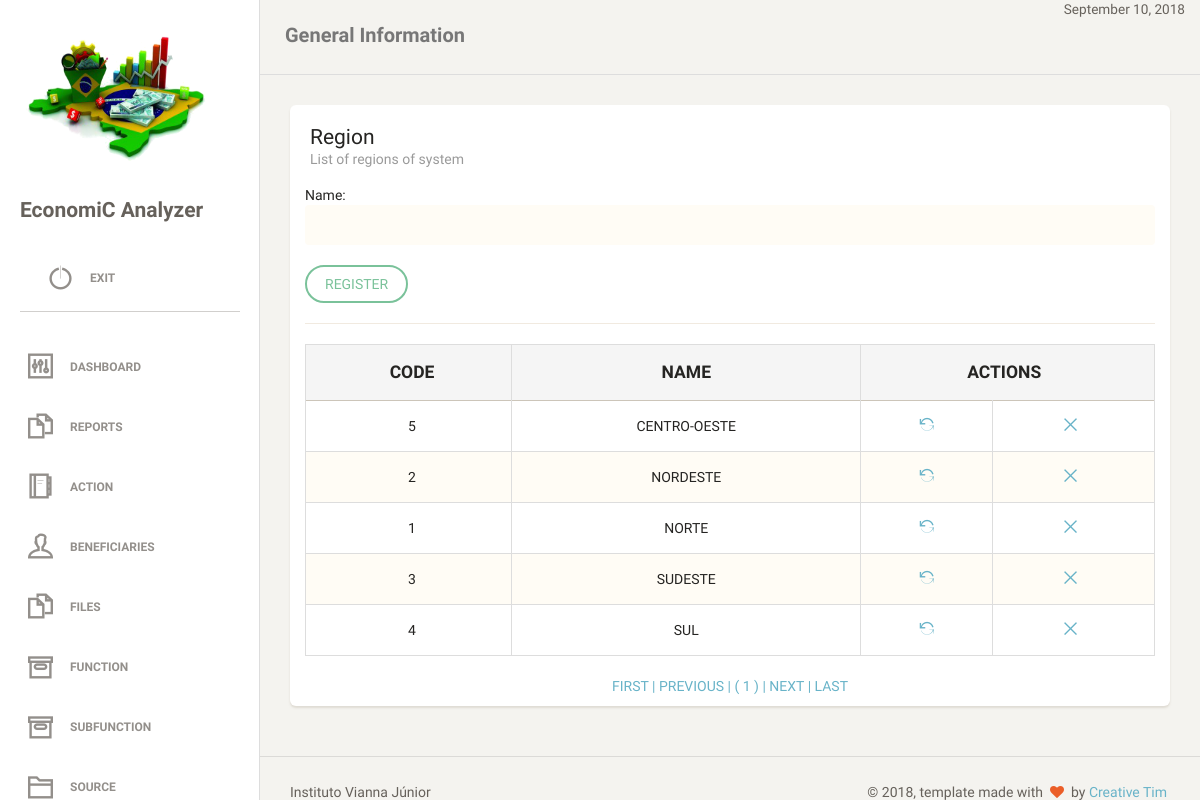
The page /region.php (signed in) on the database its author committed.
### tables this page shows
CREATE TABLE `tb_region` (
  `id_region` int(11) NOT NULL AUTO_INCREMENT,
  `str_name_region` varchar(12) DEFAULT NULL,
  PRIMARY KEY (`id_region`),
  UNIQUE KEY `str_name_region_UNIQUE` (`str_name_region`)
);

### dao/regionDAO.php (the view, shortened to what this page needs)
<?php
require_once "../classes/region.php";
class regionDAO
{
    public function tabelapaginada()
    {
        global $pdo;
        $endereco = $_SERVER ['PHP_SELF'];
        $pagina_atual = (isset($_GET['page']) && is_numeric($_GET['page'])) ? $_GET['page'] : 1;
        $linha_inicial = ($pagina_atual - 1) * QTDE_REGISTROS;
        $sql = "SELECT id_region, str_name_region FROM tb_region LIMIT {$linha_inicial}, " . QTDE_REGISTROS;
        $statement = $pdo->prepare($sql);
        $statement->execute();
        $dados = $statement->fetchAll(PDO::FETCH_OBJ);
        $sqlContador = "SELECT COUNT(*) AS total_registros FROM tb_region";
        $statement = $pdo->prepare($sqlContador);
        $statement->execute();
        $valor = $statement->fetch(PDO::FETCH_OBJ);
        $primeira_pagina = 1;
        $ultima_pagina = ceil($valor->total_registros / QTDE_REGISTROS);
        $pagina_anterior = ($pagina_atual > 1) ? $pagina_atual - 1 : 0;
        $proxima_pagina = ($pagina_atual < $ultima_pagina) ? $pagina_atual + 1 : 0;
        $range_inicial = (($pagina_atual - RANGE_PAGINAS) >= 1) ? $pagina_atual - RANGE_PAGINAS : 1;
        $range_final = (($pagina_atual + RANGE_PAGINAS) <= $ultima_pagina) ? $pagina_atual + RANGE_PAGINAS : $ultima_pagina;
        $exibir_botao_inicio = ($range_inicial < $pagina_atual) ? 'mostrar' : 'esconder';
        $exibir_botao_final = ($range_final > $pagina_atual) ? 'mostrar' : 'esconder';
        if (!empty($dados)):
            echo "
     <table class='table table-striped table-bordered'>
     <thead>
       <tr style='text-transform: uppercase;' class='active'>
        <th style='text-align: center; font-weight: bolder;'>Code</th>
        <th style='text-align: center; font-weight: bolder;'>Name</th>
        <th style='text-align: center; font-weight: bolder;' colspan='2'>Actions</th>
       </tr>
     </thead>
     <tbody>";
            foreach ($dados as $regi):
                echo "<tr>
        <td style='text-align: center'>$regi->id_region</td>
        <td style='text-align: center'>$regi->str_name_region</td>
        <td style='text-align: center'><a href='?act=upd&id=$regi->id_region' title='Alterar'><i class='ti-reload'></i></a></td>
        <td style='text-align: center'><a href='?act=del&id=$regi->id_region' title='Remover'><i class='ti-close'></i></a></td>
       </tr>";
            endforeach;
            echo "
</tbody>
  </table>
   <div class='box-paginacao' style='text-align: center'>
       <a class='box-navegacao  $exibir_botao_inicio' href='$endereco?page=$primeira_pagina' title='Primeira Página'> FIRST  |</a>
       <a class='box-navegacao  $exibir_botao_inicio' href='$endereco?page=$pagina_anterior' title='Página Anterior'> PREVIOUS  |</a>
";
            for ($i = $range_inicial; $i <= $range_final; $i++):
                $destaque = ($i == $pagina_atual) ? 'destaque' : '';
                echo "<a class='box-numero $destaque' href='$endereco?page=$i'> ( $i ) </a>";
            endfor;
            echo "<a class='box-navegacao $exibir_botao_final' href='$endereco?page=$proxima_pagina' title='Próxima Página'>| NEXT  </a>
                  <a class='box-navegacao $exibir_botao_final' href='$endereco?page=$ultima_pagina'  title='Última Página'>| LAST  </a>
     </div>";
        else:
            echo "<p class='bg-danger'>Nenhum registro foi encontrado!</p>
     ";
        endif;
    }
}

### rows shown on the page
tb_region: id_region "5", str_name_region "CENTRO-OESTE"
tb_region: id_region "2", str_name_region "NORDESTE"
tb_region: id_region "1", str_name_region "NORTE"
tb_region: id_region "3", str_name_region "SUDESTE"
tb_region: id_region "4", str_name_region "SUL"
